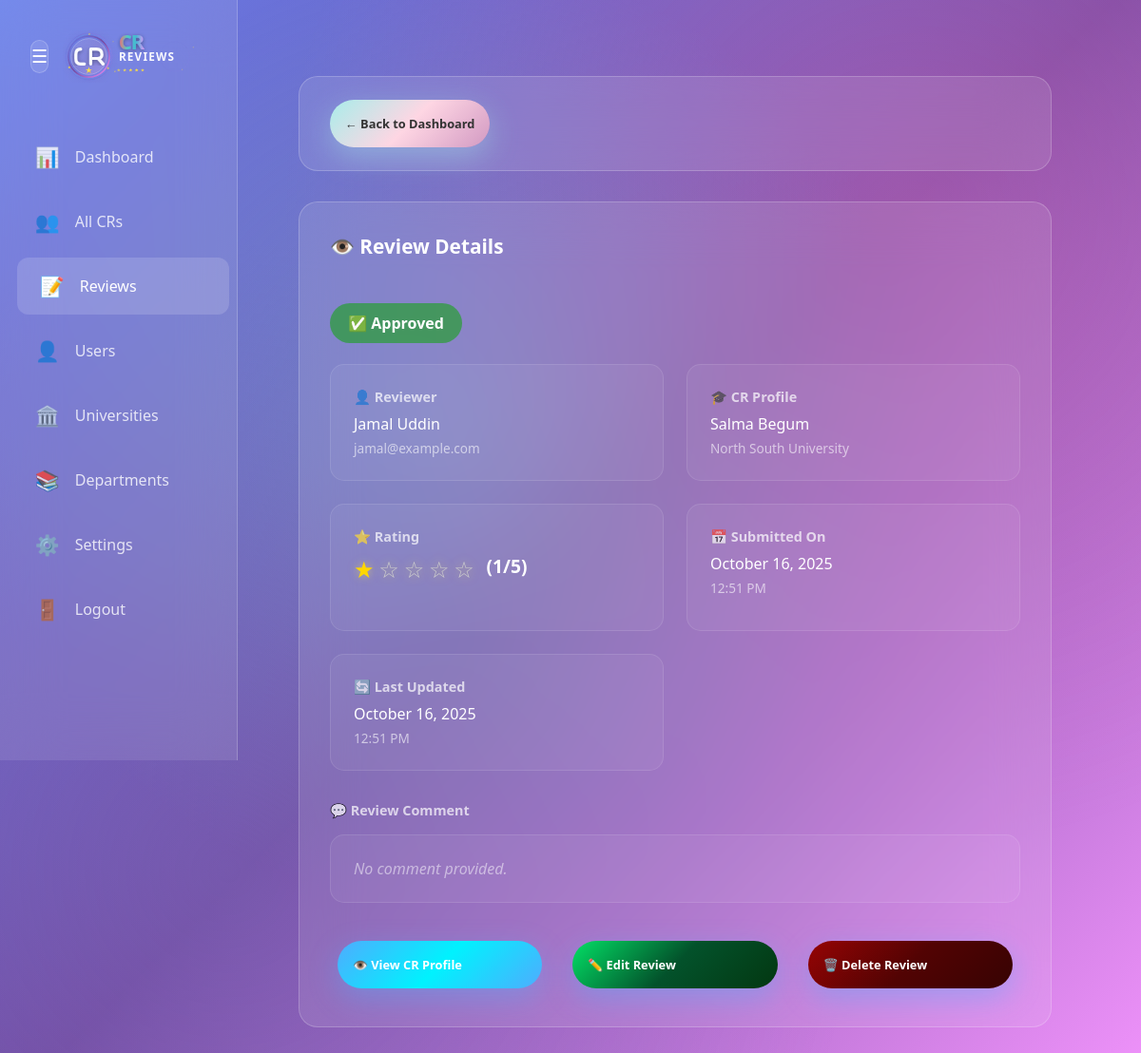
Page /admin_dashboard/review/view/5-3-1/ (signed in) on the committed database.
### cr/models.py (models this page shows, shortened)
class Review(models.Model):
    user = models.ForeignKey('userprofile.User', on_delete=models.CASCADE, related_name='userreviews')
    cr_profile = models.ForeignKey(CrProfile, on_delete=models.CASCADE, related_name='cr_reviews')
    rating = models.PositiveSmallIntegerField()
    description = models.TextField(blank=True, null=True)
    is_anonymous = models.BooleanField(default=False)
    anonymous_name = models.CharField(max_length=100, blank=True, null=True)
    is_approved = models.BooleanField(default=True)  # Auto-approve non-anonymous
    reviewed_by = models.ForeignKey(
        'userprofile.User',
        on_delete=models.SET_NULL,
        null=True,
        blank=True,
        related_name='reviewed_reviews',
        help_text="Admin who approved/rejected this review"
    )
    reviewed_at = models.DateTimeField(null=True, blank=True)
    slug = models.SlugField(unique=True, blank=True)
    created_at = models.DateTimeField(auto_now_add=True)
    updated_at = models.DateTimeField(auto_now=True)
    deleted_at = models.DateTimeField(blank=True, null=True)
    class Meta:
        unique_together = [['user', 'cr_profile']]
        ordering = ['-created_at']
    def get_reviewer_name(self):
        if self.is_anonymous:
            return self.anonymous_name or "Anonymous User"
        return self.user.get_full_name() if self.user else "Anonymous User"

class CrProfile(models.Model):
    user=models.OneToOneField('userprofile.User', on_delete=models.CASCADE,related_name='user_profile')
    university=models.ForeignKey(University, on_delete=models.CASCADE,related_name='university_crs')
    department=models.ForeignKey(Department, on_delete=models.CASCADE,related_name='department_crs')
    cr_status = models.CharField(
    max_length=20,
    choices=[('Present', 'Present CR'), ('Former', 'Former CR')],
    default='Present'
    )
    profile_picture = models.CharField(max_length=500, null=True, blank=True)
    name = models.CharField(max_length=100)
    gender = models.CharField(choices=[('M', 'Male'), ('F', 'Female')], max_length=10,default='M',blank=True,null=True)
    email = models.EmailField(blank=True, null=True)
    phone = models.CharField(max_length=30, blank=True, null=True)
    st_id = models.CharField(max_length=50, unique=True)
    batch = models.CharField(max_length=20)
    dept_batch = models.CharField(max_length=20 , blank=True, null=True)
    section = models.CharField(max_length=10)
    bio = models.TextField(blank=True, null=True)
    date_of_birth = models.DateField(blank=True, null=True)
    slug = models.SlugField(unique=True, blank=True)
    facebook_url = models.URLField(default='https://www.facebook.com/')
    instagram_url = models.URLField(default='https://www.instagram.com/')
    linkedin_url = models.URLField(default='https://www.linkedin.com/')
    created_at=models.DateTimeField(auto_now_add=True)
    updated_at=models.DateTimeField(auto_now=True)
    deleted_at=models.DateTimeField(auto_now=True,blank=True,null=True)

class University(models.Model):
    Public = "Public"
    Private = "Private"
    university_type = [
        (Public,"Public"),
        (Private,"Private"),
    ]
    title =models.CharField(max_length=100,unique=True,blank=False,null=False)
    type =models.CharField(max_length=100,choices=university_type)
    address=models.CharField(max_length=150, blank=True, null=True)
    slug=models.SlugField(max_length=254,blank=True,unique=True)
    created_at=models.DateTimeField(auto_now_add=True,blank=True,null=True)
    updated_at=models.DateTimeField(auto_now=True,blank=True,null=True)
    deleted_at=models.DateTimeField(auto_now=True,blank=True,null=True)

### userprofile/models.py (models this page shows, shortened)
class User(AbstractBaseUser,PermissionsMixin):
    university=models.ForeignKey(University, on_delete=models.SET_NULL,related_name='university_user',null=True,blank=True)
    department=models.ForeignKey(Department, on_delete=models.SET_NULL,related_name='department_user',null=True,blank=True)
    profile_picture = models.CharField(max_length=500, null=True, blank=True)
    first_name = models.CharField(max_length=50)
    last_name = models.CharField(max_length=50)
    gender = models.CharField(choices=[('M', 'Male'), ('F', 'Female')], max_length=10,default='M',blank=True,null=True)
    email = models.EmailField(unique=True)
    phone=models.CharField(max_length=20,null=True,blank=True)
    date_of_birth=models.DateField(null=True,blank=True)
    student_id=models.CharField(max_length=50,unique=True,null=True,blank=True)
    batch=models.CharField(max_length=20,null=True,blank=True)
    dept_batch = models.CharField(max_length=20 , blank=True, null=True)
    section=models.CharField(max_length=20,null=True,blank=True)
    bio=models.TextField(null=True,blank=True)
    facebook_url=models.URLField(default='https://www.facebook.com/')
    instagram_url=models.URLField(default='https://www.instagram.com/')
    linkedin_url=models.URLField(default='https://www.linkedin.com/')
    role=models.CharField(max_length=20, default='student')
    slug=models.SlugField(blank=True,unique=True)
    is_email_verified = models.BooleanField(default=False)
    email_verification_token = models.UUIDField(blank=True, null=True, editable=False)
    email_verification_token_created = models.DateTimeField(blank=True, null=True)
    password_reset_token = models.UUIDField(null=True, blank=True, editable=False)
    password_reset_token_created = models.DateTimeField(null=True, blank=True)
    is_active = models.BooleanField(default=True)
    is_staff = models.BooleanField(default=False)
    created_at = models.DateTimeField(auto_now_add=True)
    updated_at = models.DateTimeField(auto_now=True)
    deleted_at = models.DateTimeField(blank=True, null=True)
    USERNAME_FIELD = 'email'
    REQUIRED_FIELDS = ['first_name','last_name']
    objects = CustomUserManager()
    def get_full_name(self):
        return f"{self.first_name} {self.last_name}"

### admin_dashboard/views.py (the view)
# urls.py: path('admin_dashboard/review/view/<slug:slug>/', admin_view_review, name='admin_view_review'),
@staff_member_required
def admin_view_review(request, slug):
    review = get_object_or_404(Review, slug=slug)
    context = {
        'review': review,
        'title': f'View Review: {review.cr_profile.name}',
    }
    return render(request, 'admin_dashboard/view_review_admin.html', context)

### templates/admin_dashboard/view_review_admin.html (shortened to what this page needs)
{% load static %}
{% block content %}
    <link rel="stylesheet" href="{% static 'style.css' %}">
    <link rel="stylesheet" href="{% static 'admin_dashboard/admin_dashboard.css' %}">
<div class="container" style=" padding-top: 3rem;">
    {% include 'admin_dashboard/sidebar.html' %}
    <main class="main-content1" id="mainContent1">
        <div class="top-bar1">
                <a href="{% url 'admin_dashboard' %}#reviews" class="btn btn-secondary">
                    ← Back to Dashboard
                </a>
        </div>
        <div class="dashboard-card1">
            <div class="card-header1">
                <h2 class="card-title1">👁️ Review Details</h2>
            </div>
            <div style="margin-bottom: 2rem;">
                {% if review.is_anonymous and not review.is_approved %}
                    <span class="badge1 pending" style="padding: 0.6rem 1.2rem; font-size: 1rem;">
                        ⏳ Pending Approval
                    </span>
                {% elif review.is_approved %}
                    <span class="badge1 approved" style="padding: 0.6rem 1.2rem; font-size: 1rem;">
                        ✅ Approved
                    </span>
                {% endif %}
            </div>
            <div class="info-grid">
                <div class="info-item">
                    <div class="info-label">👤 Reviewer</div>
                    <div class="info-value">{{ review.get_reviewer_name }}</div>
                    {% if not review.is_anonymous %}
                        <div style="color: rgba(255,255,255,0.6); font-size: 0.85rem; margin-top: 0.3rem;">
                            {{ review.user.email }}
                        </div>
                    {% endif %}
                </div>
                <div class="info-item">
                    <div class="info-label">🎓 CR Profile</div>
                    <div class="info-value">{{ review.cr_profile.name }}</div>
                    <div style="color: rgba(255,255,255,0.6); font-size: 0.85rem; margin-top: 0.3rem;">
                        {{ review.cr_profile.university.title }}
                    </div>
                </div>
                <div class="info-item">
                    <div class="info-label">⭐ Rating</div>
                    <div class="rating" style="justify-content: flex-start; margin-top: 0.5rem;">
                        {% for i in "12345" %}
                            {% if forloop.counter <= review.rating %}
                                <span class="star filled" style="font-size: 1.5rem;">★</span>
                            {% else %}
                                <span class="star" style="font-size: 1.5rem;">☆</span>
                            {% endif %}
                        {% endfor %}
                        <span style="color: white; margin-left: 0.5rem; font-size: 1.2rem; font-weight: 600;">
                            ({{ review.rating }}/5)
                        </span>
                    </div>
                </div>
                <div class="info-item">
                    <div class="info-label">📅 Submitted On</div>
                    <div class="info-value">{{ review.created_at|date:"F d, Y" }}</div>
                    <div style="color: rgba(255,255,255,0.6); font-size: 0.85rem; margin-top: 0.3rem;">
                        {{ review.created_at|date:"h:i A" }}
                    </div>
                </div>
                {% if review.updated_at != review.created_at %}
                <div class="info-item">
                    <div class="info-label">🔄 Last Updated</div>
                    <div class="info-value">{{ review.updated_at|date:"F d, Y" }}</div>
                    <div style="color: rgba(255,255,255,0.6); font-size: 0.85rem; margin-top: 0.3rem;">
                        {{ review.updated_at|date:"h:i A" }}
                    </div>
                </div>
                {% endif %}
            </div>
            <div style="margin-top: 2rem;">
                <div style="color: rgba(255,255,255,0.7); font-size: 0.9rem; font-weight: 600; margin-bottom: 1rem;">
                    💬 Review Comment
                </div>
                <div style="background: rgba(255,255,255,0.05); padding: 1.5rem; border-radius: 15px; border: 1px solid rgba(255,255,255,0.1);">
                    {% if review.description %}
                        <p style="color: white; line-height: 1.8; font-size: 1.1rem; margin: 0;">
                            "{{ review.description }}"
                        </p>
                    {% else %}
                        <p style="color: rgba(255,255,255,0.5); font-style: italic; margin: 0;">
                            No comment provided.
                        </p>
                    {% endif %}
                </div>
            </div>
            <div style="display: flex; gap: 1rem; margin-top: 2rem; flex-wrap: wrap;">
                <a href="{% url 'cr_profile' review.cr_profile.slug %}" class="btn" style="flex: 1; min-width: 200px;">
                    👁️ View CR Profile
                </a>
                <a href="{% url 'admin_edit_review' review.slug %}" class="btn button_save" style="flex: 1; min-width: 200px;">
                    ✏️ Edit Review
                </a>
                <a href="{% url 'admin_delete_review' review.slug %}"
                   class="btn button_remove"
                   style="flex: 1; min-width: 200px;"
                   onclick="return confirm('Are you sure you want to delete this review? This action cannot be undone.');">
                    🗑️ Delete Review
                </a>
            </div>
        </div>
    </main>
</div>
{% endblock content %}

### static/style.css (style rules this page uses)
* { margin: 0; padding: 0; box-sizing: border-box; }
.container { max-width: 1400px; margin: 0 auto; padding: 0rem 2rem; position: relative; }
.rating { display: flex; justify-content: center; gap: 0.3rem; margin: 1.5rem 0; }
.star { font-size: 1.8rem; transition: all 0.3s ease; cursor: pointer; text-shadow: 0 0 10px rgba(255, 235, 59, 0.5); color: #ccc; }
.star.filled { color: gold; }
.btn { background: linear-gradient(135deg, #4facfe, #00f2fe, #4facfe); color: white; border: none; padding: 1rem 1rem; border-radius: 50px; cursor: pointer; font-weight: 600; font-size: 0.8rem; transition: all 0.4s cubic-bezier(0.175, 0.885, 0.32, 1.275); margin: 0.5rem; position: relative; overflow: hidden; box-shadow: 0 10px 30px rgba(79, 172, 254, 0.4); text-decoration: none; }
.btn::before { content: ''; position: absolute; top: 0; left: -100%; width: 100%; height: 100%; background: linear-gradient(90deg, transparent, rgba(255, 255, 255, 0.3), transparent); transition: left 0.5s; }
.btn-secondary { background: linear-gradient(135deg, #a8edea, #fed6e3, #d299c2); color: #333; box-shadow: 0 10px 30px rgba(168, 237, 234, 0.4); text-decoration: none; }
.info-grid { display: grid; grid-template-columns: repeat(2, 1fr); gap: 1.5rem; margin-bottom: 2rem; }
.info-item { background: rgba(255, 255, 255, 0.05); border-radius: 15px; padding: 1.5rem; border: 1px solid rgba(255, 255, 255, 0.1); }
.info-label { color: rgba(255, 255, 255, 0.7); font-size: 0.9rem; font-weight: 600; margin-bottom: 0.5rem; }
.info-value { color: white; font-size: 1rem; font-weight: 500; word-break: break-all; }
.card-title1 { color: white; font-size: 1.2rem; font-weight: 700; margin-bottom: 1.5rem; display: flex; align-items: center; gap: 0.8rem; }
.button_remove { background: linear-gradient(135deg, #960404, #520303, #370303); color: white; border: none; padding: 1rem 1rem; border-radius: 50px; cursor: pointer; font-weight: 600; font-size: 0.8rem; transition: all 0.4s cubic-bezier(0.175, 0.885, 0.32, 1.275); margin: 0.5rem; position: relative; overflow: hidden; box-shadow: 0 10px 30px rgba(79, 172, 254, 0.4); text-decoration: none; }
.button_save { background: linear-gradient(135deg, #03e066, #03522b, #033711); color: white; border: none; padding: 1rem 1rem; border-radius: 50px; cursor: pointer; font-weight: 600; font-size: 0.8rem; transition: all 0.4s cubic-bezier(0.175, 0.885, 0.32, 1.275); margin: 0.5rem; position: relative; overflow: hidden; box-shadow: 0 10px 30px rgba(79, 172, 254, 0.4); text-decoration: none; }

### static/admin_dashboard/admin_dashboard.css (style rules this page uses)
.main-content1 { flex: 1; margin-left: 250px; padding: 2rem; transition: all 0.3s ease; width: calc(100% - 280px); min-height: 100vh; }
.top-bar1 { display: flex; justify-content: space-between; align-items: center; margin-bottom: 2rem; background: rgba(255, 255, 255, 0.1); backdrop-filter: blur(30px); padding: 1rem 1.5rem; border-radius: 20px; border: 1px solid rgba(255, 255, 255, 0.2); flex-wrap: wrap; gap: 1rem; }
.dashboard-card1 { background: rgba(255, 255, 255, 0.1); backdrop-filter: blur(30px); border-radius: 20px; padding: 2rem; border: 1px solid rgba(255, 255, 255, 0.2); margin-bottom: 2rem; }
.card-header1 { display: flex; justify-content: space-between; align-items: center; margin-bottom: 2rem; flex-wrap: wrap; gap: 1rem; }
.card-title1 { color: white; font-size: 1.3rem; font-weight: 700; }
.badge1 { padding: 0.3rem 0.8rem; border-radius: 50px; font-size: 0.75rem; font-weight: 600; }
.badge1.approved { background: rgba(31, 161, 35, 0.635); color: #ffffff; }

### rows in the picture
Review: get_reviewer_name "Jamal Uddin", user.email "jamal@example.com", cr_profile.name "Salma Begum", cr_profile.university "North South University", rating "1", created_at "October 16, 2025", created_at "12:51 PM", updated_at "October 16, 2025", updated_at "12:51 PM"
